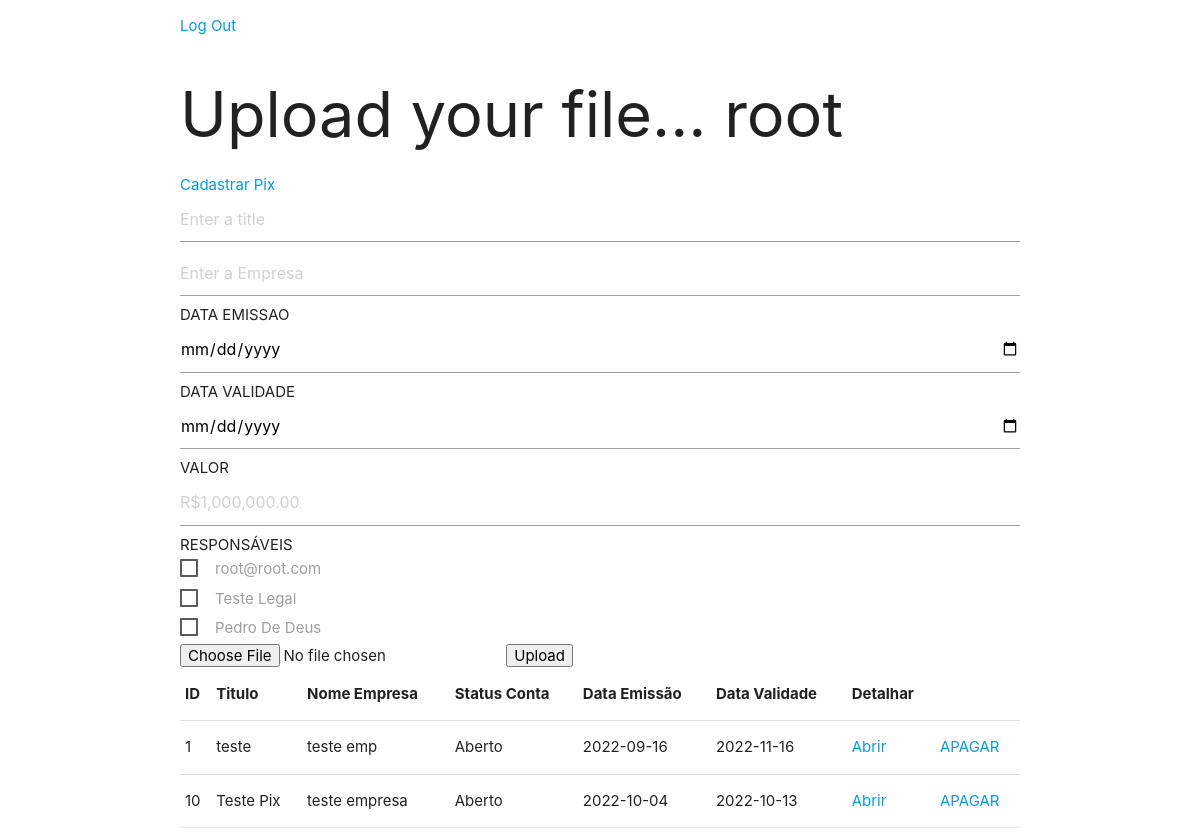
/ (signed in), run on an earlier commit of the app's database.
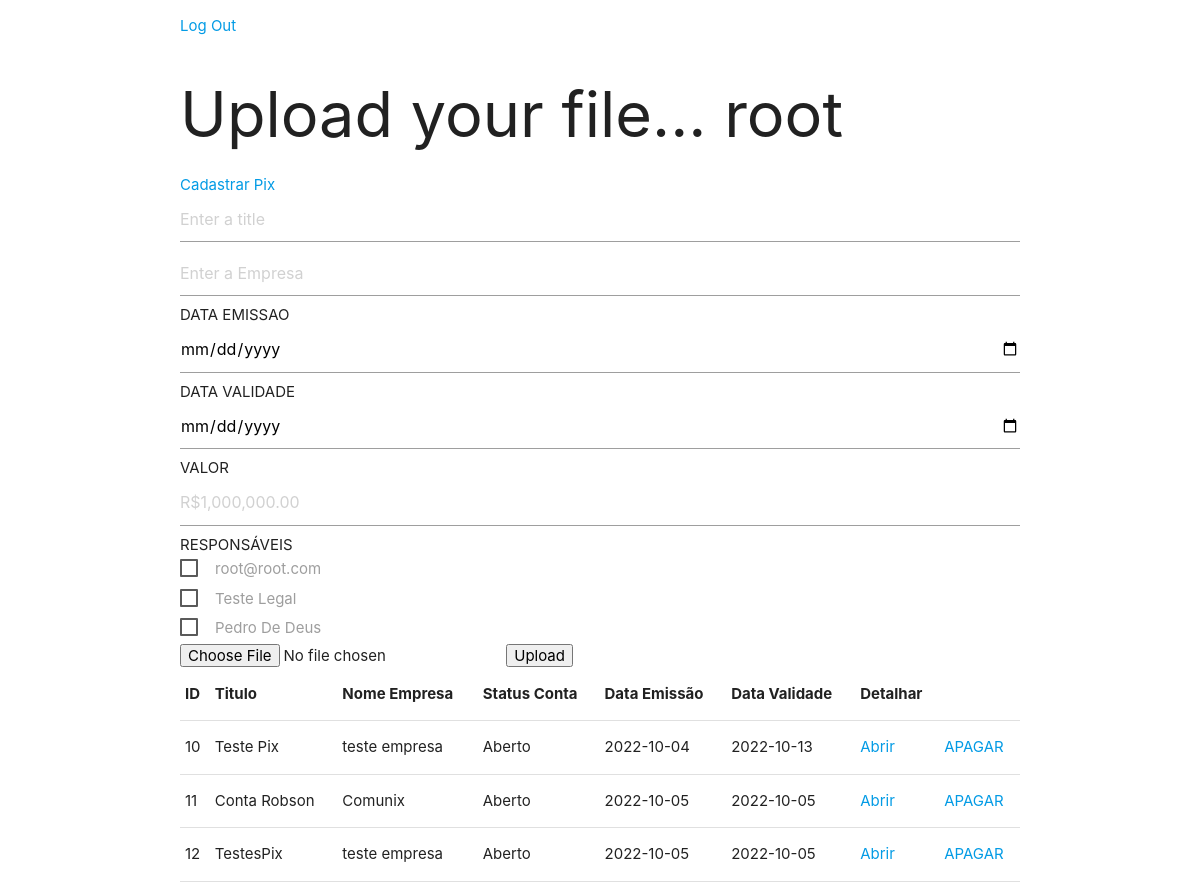
And on a later commit of the database.
### user/models.py (models this page shows)
class Profile(AbstractUser):
    email = models.EmailField(_("email address"), blank=True, unique=True)
    age = models.PositiveIntegerField(blank=True, null=True)
    USERNAME_FIELD = "email"
    REQUIRED_FIELDS = ["username"]

### upload/models.py (models this page shows)
class Base(models.Model):
    created_at = models.DateTimeField(auto_now_add=True)
    updated_at = models.DateTimeField(auto_now=True)
    class Meta:
        abstract = True

class Conta(Base):
    title = models.CharField(max_length=200)
    empresa = models.CharField(max_length=200)
    status = models.CharField(max_length=8 , default=padrao)
    imagem = models.ImageField(upload_to='contas')
    data_emissao = models.CharField(max_length=10)
    data_validade = models.CharField(max_length=11)
    valor = models.FloatField()
    user_id = models.ForeignKey(Profile , on_delete=models.CASCADE ,related_name='conta')
    class Meta:
        verbose_name = 'Conta'
        verbose_name_plural = 'Contas'

### upload/views.py (the view)
# urls.py: path('', views.index , name="uploadFile"),
@login_required(login_url='/login')
def index(request):
    user = Profile.objects.get(email=request.user)
    users = Profile.objects.all()
    contas = Conta.objects.all()
    return render(request , "index.html", context= {
        "user": user,
        "users": users,
        "contas": contas,
    })

### upload/templates/index.html (shortened to what this page needs)
<!DOCTYPE html>
<html lang="en">
<head>
    <link rel="stylesheet" href="https://cdnjs.cloudflare.com/ajax/libs/materialize/1.0.0/css/materialize.min.css">
    {% load static %}
    <link rel="stylesheet" href="{% static 'index.css' %}">
</head>
<body>
    <div class="container">
        <p><a href="{% url 'logout' %}">Log Out</a></p>
        <h1 class="teste">Upload your file... {{ user.username }}</h1>
        <a href="{%url 'cadastrar_pix'%}">Cadastrar Pix</a>
        <form action="{% url 'create_conta' %}" method="POST" enctype="multipart/form-data">
            <input type="text" name="title" placeholder="Enter a title">
            <input type="text" name="empresa" placeholder="Enter a Empresa">
            DATA EMISSAO
            <input type="date" id="start" name="data_emissao" value="0000-00-00" min="2018-01-01" max="2022-12-31">
            DATA VALIDADE
            <input type="date" id="start" name="data_validade" value="0000-00-00" min="2018-01-01" max="2050-12-31">
            VALOR
            <input placeholder="R$1,000,000.00" min="1" name="valor" step="any" />
            RESPONSÁVEIS
            <div class="responsaveis">
                {% for user in users%}
                {%if user.first_name == ''%}
                <label class="user-item">
                    <span>{{ user.email }}</span>
                </label>
                {%else%}
                <label class="user-item">
                    <span>{{ user.first_name }} {{user.last_name}}</span>
                </label>
                {%endif%}
                {%endfor%}
            </div>
            <input type="file" name="uploadedFile">
            <input type="submit" value="Upload">
        </form>
        <table>
            <tr>
                <th>ID</th>
                <th>Titulo</th>
                <th>Nome Empresa</th>
                <th>Status Conta</th>
                <th>Data Emissão</th>
                <th>Data Validade</th>
                <th>Detalhar</th>
            </tr>
            {% for conta in contas %}
            <tr>
                <td>{{ conta.id }}</td>
                <td>{{ conta.title }}</td>
                <td>{{ conta.empresa }}</td>
                <td>{{ conta.status }}</td>
                <td>{{ conta.data_emissao }}</td>
                <td>{{ conta.data_validade }}</td>
                <td><a href="{% url 'retrieveFile' conta.id%}">Abrir</a></td>
                <td><a href="{% url 'delete' conta.id %}">APAGAR</a></td>
            </tr>
            {% endfor %}
        </table>
    </div>
</body>
</html>

### upload/static/index.css (style rules this page uses)
html,body { padding: 0; height: 100%; width: 100%; display: flex; justify-content: center; }
.responsaveis { display: flex; flex-direction: column; }
.user-item { padding-bottom: 0.5%; }

What changed in the data, as far as the page shows it:
removed Conta: id "1", title "teste", empresa "teste emp", status "Aberto", data_emissao "2022-09-16", data_validade "2022-11-16"
added Conta: id "11", title "Conta Robson", empresa "Comunix", status "Aberto", data_emissao "2022-10-05", data_validade "2022-10-05"
added Conta: id "12", title "TestesPix", empresa "teste empresa", status "Aberto", data_emissao "2022-10-05", data_validade "2022-10-05"
